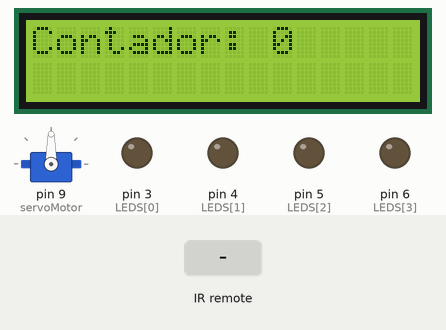
Bench run of a sketch on a simulated Arduino Uno, built with avr-gcc and run on an emulated ATmega328P. On the bench: servo, 16×2 character LCD, output pins drawn as LEDs (lit = HIGH). The inputs (shaded band) are chosen by the test bench. What the sketch prints to the serial monitor is not drawn.

Above: at 1.2 s.
1.3 s: infrared code 0xFF30CF received
At 1.9 s:
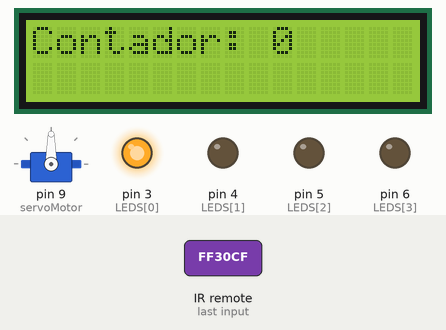
2.8 s: infrared code 0xFFC23D received
At 4.0 s:
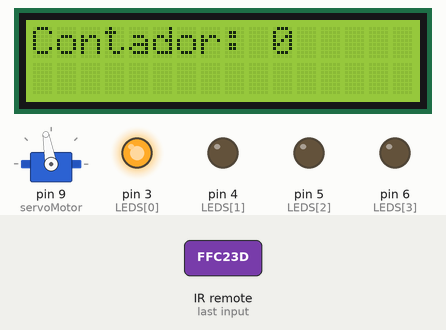
4.3 s: infrared code 0xFF629D received
At 5.4 s:
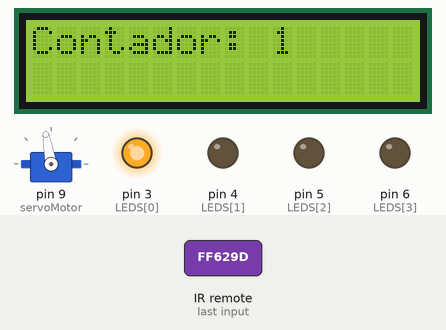
5.8 s: infrared code 0xFF30CF received
At 6.5 s:
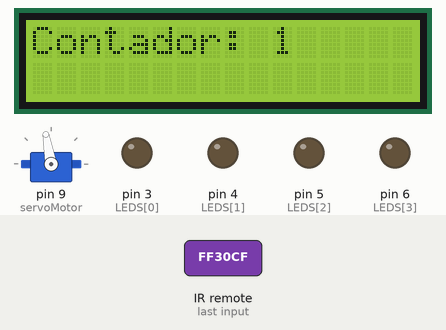
Timing chart, 0 to 8.3 s (numbered marks = the images above; inputs shaded):
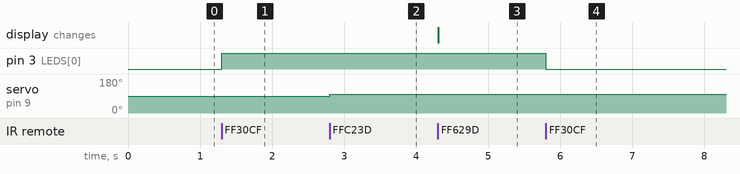

Measured:
- after the input at 1.3 s, pin 3 (LEDS[0]): LOW → HIGH at once
- after the input at 2.8 s, servo on pin 9 (servoMotor): 90° → 100° at once
- after the input at 4.3 s, the display: changes at once (image 3)
- after the input at 5.8 s, pin 3 (LEDS[0]): HIGH → LOW at once

The sketch:

Practica28.ino
```cpp
#include <IRremote.h>
#include <Servo.h>
#include <Wire.h>
#include <LiquidCrystal_I2C.h>

#define RECV_PIN 2  // Pin del receptor IR

// Pines de los LEDs
const int LEDS[] = {3, 4, 5, 6};
const int NUM_LEDS = sizeof(LEDS) / sizeof(LEDS[0]);

// Definir códigos IR de los botones del control (debes obtenerlos con el Monitor Serie)
#define BTN_LED1   0xFF30CF  // Código del botón que controla el LED1
#define BTN_LED2   0xFF18E7  // Código del botón que controla el LED2
#define BTN_LED3   0xFF7A85  // Código del botón que controla el LED3
#define BTN_LED4   0xFF10EF  // Código del botón que controla el LED4
#define BTN_LEFT   0xFF22DD  // Flecha IZQUIERDA (<--)
#define BTN_RIGHT  0xFFC23D  // Flecha DERECHA (-->)
#define BTN_UP     0xFF629D  // Flecha ARRIBA (Aumentar contador)
#define BTN_DOWN   0xFFA857  // Flecha ABAJO (Disminuir contador)

// Servo y LCD
Servo servoMotor;
LiquidCrystal_I2C lcd(0x27, 16, 2);  // Dirección I2C del LCD (puede ser 0x3F en algunos modelos)

// Variables
int servoPos = 90;  // Posición inicial del servo
int contador = 0;   // Valor del contador
bool ledState[NUM_LEDS] = {0};  // Estados de los LEDs

IRrecv irrecv(RECV_PIN);
decode_results results;

void setup() {
    Serial.begin(9600);
    irrecv.enableIRIn();  // Iniciar el receptor IR
    servoMotor.attach(9); // Pin del servomotor
    servoMotor.write(servoPos);

    for (int i = 0; i < NUM_LEDS; i++) {
        pinMode(LEDS[i], OUTPUT);
    }

    lcd.init();
    lcd.backlight();
    lcd.setCursor(0, 0);
    lcd.print("Contador: ");
    lcd.setCursor(10, 0);
    lcd.print(contador);
}

void loop() {
    if (irrecv.decode(&results)) {
        Serial.print("Codigo IR: ");
        Serial.println(results.value, HEX);
        manejarIR(results.value);
        irrecv.resume();  // Recibir el siguiente código IR
    }
}

void manejarIR(unsigned long codigo) {
    // Control de LEDs
    for (int i = 0; i < NUM_LEDS; i++) {
        if (codigo == (BTN_LED1 + i * 0xFFFFF0)) {  // Ajusta según códigos IR reales
            ledState[i] = !ledState[i];
            digitalWrite(LEDS[i], ledState[i]);
        }
    }

    // Control del Servo
    if (codigo == BTN_LEFT) {
        servoPos = max(0, servoPos - 10);
        servoMotor.write(servoPos);
    } else if (codigo == BTN_RIGHT) {
        servoPos = min(180, servoPos + 10);
        servoMotor.write(servoPos);
    }

    // Control del Contador en LCD
    if (codigo == BTN_UP) {
        contador++;
    } else if (codigo == BTN_DOWN) {
        contador--;
    }

    lcd.setCursor(10, 0);
    lcd.print("    ");  // Borrar número anterior
    lcd.setCursor(10, 0);
    lcd.print(contador);
}
```
